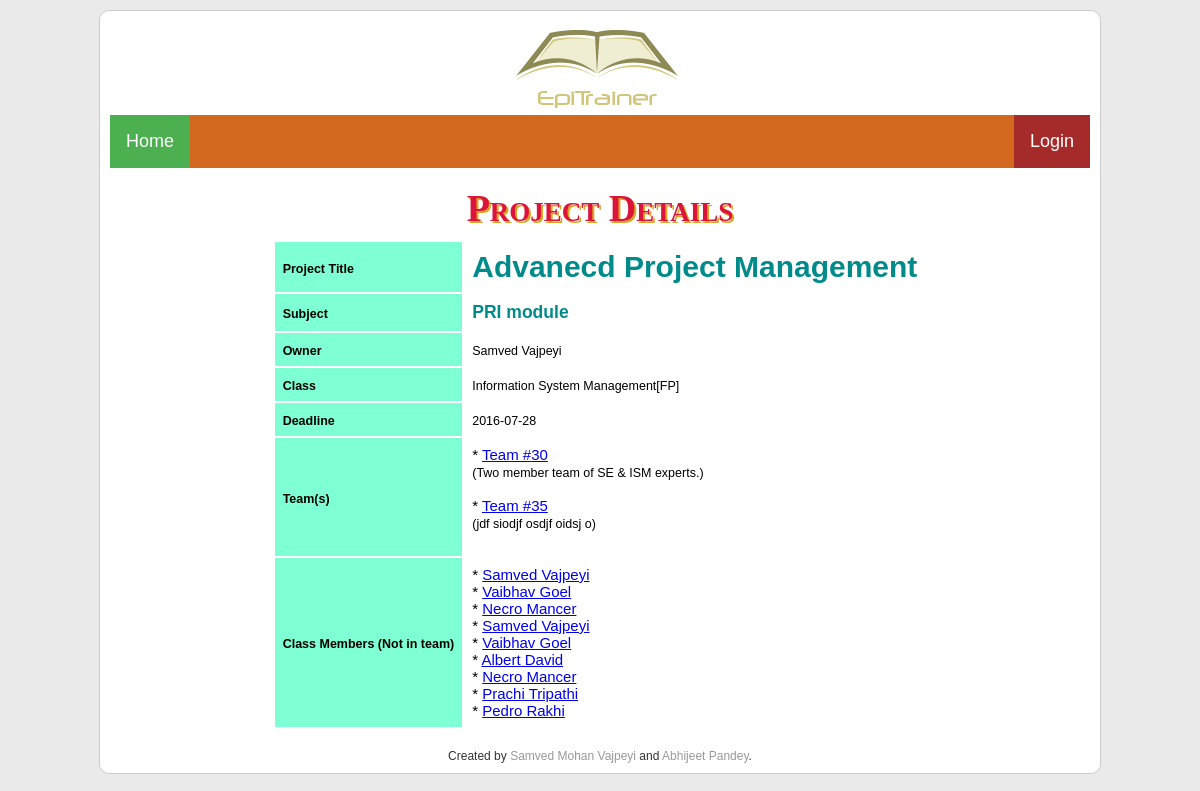
Page /EpiTrainer/project.php?pid=14 on the committed database.
### tables this page shows
CREATE TABLE `project` (
  `project_id` int(11) NOT NULL,
  `owner_id` int(11) NOT NULL,
  `class_id` int(11) NOT NULL,
  `title` varchar(255) NOT NULL,
  `created_at` datetime NOT NULL,
  `deadline` datetime NOT NULL,
  `subject` varchar(1024) NOT NULL
);

CREATE TABLE `person` (
  `person_id` int(11) NOT NULL,
  `first_name` varchar(45) NOT NULL,
  `last_name` varchar(45) NOT NULL,
  `address` varchar(45) NOT NULL,
  `zip_code` varchar(5) NOT NULL,
  `town` varchar(45) NOT NULL,
  `email` varchar(45) NOT NULL,
  `mobile_phone` varchar(10) NOT NULL,
  `phone` varchar(10) DEFAULT NULL,
  `is_trainer` tinyint(1) NOT NULL DEFAULT '0',
  `is_admin` tinyint(1) NOT NULL DEFAULT '0',
  `password` varchar(45) NOT NULL,
  `picture_location` varchar(45) DEFAULT NULL,
  `created_at` datetime NOT NULL,
  `confirmed_at` datetime DEFAULT NULL,
  `confirmation_token` varchar(45) DEFAULT NULL,
  `renew_password_token` varchar(45) DEFAULT NULL
);

CREATE TABLE `class` (
  `class_id` int(11) NOT NULL,
  `name` varchar(45) NOT NULL
);

CREATE TABLE `team` (
  `team_id` int(11) NOT NULL,
  `project_id` int(11) NOT NULL,
  `owner_id` int(11) NOT NULL,
  `created_at` datetime NOT NULL,
  `summary` varchar(45) DEFAULT NULL
);

CREATE TABLE `class_member` (
  `person_id` int(11) NOT NULL,
  `class_id` int(11) NOT NULL
);

### EpiTrainer/Model/ProjectModel.php (called while the page is built, shortened)
<?php
class ProjectModel {
  public static function get($project_id) {
    $db = DB::getConnection();
    $stmt = $db->prepare("SELECT * FROM `project` WHERE `project_id` = :project_id");
    $stmt->bindValue(":project_id", $project_id);
    $ok = $stmt->execute();
    if ($ok) {
      return $stmt->fetch(PDO::FETCH_ASSOC);
    }
    else{
      return false;
    }
  }
  public static function getTeamByProject($project_id) {
    $db = DB::getConnection();
    $stmt = $db->prepare("SELECT * FROM `team` WHERE `project_id` = :project_id");
    $stmt->bindValue(":project_id", $project_id);
    $stmt->execute();
    $team = $stmt->fetchAll();
      return $team;
  }
  public static function getName($person_id) {
    $db = DB::getConnection();
    $stmt = $db->prepare("SELECT * FROM `person` WHERE `person_id` = :person_id");
    $stmt->bindValue(":person_id", $person_id);
    $stmt->execute();
    $name = $stmt->fetch(PDO::FETCH_ASSOC);
    $val = $name['first_name'].' '.$name['last_name'];
    return $val;
  }
}
?>

### EpiTrainer/Model/ClassModel.php (called while the page is built, shortened)
<?php
class ClassModel {
  public static function get($class_id) {
    $db = DB::getConnection();
    $stmt = $db->prepare("SELECT * FROM `class` WHERE `class_id` = :class_id");
    $stmt->bindValue(":class_id", $class_id);
    $ok = $stmt->execute();
    if ($ok) {
      return $stmt->fetch(PDO::FETCH_ASSOC);
    }
    else{
      return false;
    }
  }
  public static function getClassMembers($class_id) {
    $db = DB::getConnection();
    $stmt = $db->prepare("SELECT * FROM `class_member` WHERE `class_id` = :class_id");
    $stmt->bindValue(":class_id", $class_id);
    $stmt->execute();
    $class = $stmt->fetchAll();
      return $class;
  }
}
?>

### EpiTrainer/Model/PersonModel.php (called while the page is built, shortened)
<?php
class PersonModel {
  public static function get($personId) {
    $db = DB::getConnection();
    $stmt = $db->prepare("SELECT * FROM `person` WHERE `person_id` = :person_id");
    $stmt->bindValue(":person_id", $personId);
    $ok = $stmt->execute();
    if ($ok) {
      return json_encode($stmt->fetch(PDO::FETCH_ASSOC));
    }
    else{
      return false;
    }
  }
  public static function AlreadyInTeam($person_id, $team_id) {
    $db = DB::getConnection();
    $sql = "SELECT *
              FROM `team_member`
              WHERE `team_id` = :team_id AND `student_id` = :person_id";
    $stmt = $db->prepare($sql);
    $stmt->bindValue(":team_id", $team_id);
    $stmt->bindValue(":person_id", $person_id);
    $stmt->execute();
    if ($stmt->fetchColumn()>=1) {
      return true;
    }
    else{
      return false;
    }
  }
}
?>

### EpiTrainer/project.php (the view, shortened to what this page needs)
<?php
include("View/header.php");
require_once("Model/ClassModel.php");
require_once("Model/ProjectModel.php");
?>
<h1 class="heading-top">Project Details</h1>
<div class="content">
<?php
  $project_id = $_GET['pid'];
  $project_details = ProjectModel::get($project_id);
  $class = ClassModel::get($project_details['class_id']);
  $owner_details = json_decode(PersonModel::get($project_details['owner_id']), true);
  $owner_name = $owner_details['first_name'].' '.$owner_details['last_name'];
  $title = $project_details['title'];
  $subject = $project_details['subject'];
  $class_name = $class['name'];
  $deadline = substr($project_details['deadline'], 0, 10);
  $project_teams = ProjectModel::getTeamByProject($project_id);
  $teams = '';
  $class_members1 = ClassModel::getClassMembers($project_details["class_id"]);
  $members1 = '';
  for($i=0; $i<count($project_teams); $i++){
        $teams .= '* <a href="team.php?tid=' .$project_teams[$i]['team_id']. '"> Team #' .$project_teams[$i]['team_id']. '</a>
              <br/><small>(' .$project_teams[$i]['summary']. ')</small><br/><br/>';
        for($j=0; $j<count($class_members1); $j++){
                if(!PersonModel::AlreadyInTeam($class_members1[$j]['person_id'], $project_teams[$i]['team_id'])){
                        $members1 .= '* <a href="profile.php?pid=' .$class_members1[$j]['person_id']. '">' .ProjectModel::getName($class_members1[$j]['person_id']). '</a><br/>';
                }
        }
  }
  print <<<END_FORM
  <center>
   <table class="StyledForm" style="text-align: left;">
      <tr>
        <th><small>Project Title</small></th>
        <td><h1>$title</h1></td>
      </tr>
      <tr>
        <th><small>Subject</small></th>
        <td><h3>$subject</h3></td>
      </tr>
      <tr>
        <th><small>Owner</small></th>
        <td><small>$owner_name</small></td>
      </tr>
      <tr>
        <th><small>Class</small></th>
        <td><small>$class_name</small></td>
      </tr>
      <tr>
        <th><small>Deadline</small></th>
        <td><small>$deadline</small></td>
      </tr>
      <tr>
        <th><small>Team(s)</small></th>
        <td>$teams</td>
      </tr>
      <tr>
        <th><small>Class Members (Not in team)</small></th>
        <td>$members1</td>
      </tr>
    </table>
  </center>
END_FORM;
?>
</div>
<?php
include("View/footer.php");
?>

### EpiTrainer/VIew/header.php (shortened to what this page needs)
<?php
require_once('Model/PersonModel.php');
if(isset($_SESSION['isLoggedIn'])){
    $person = json_decode(PersonModel::get($_SESSION['isLoggedIn']['person_id']), true);
    ?>
    <!DOCTYPE html>
    <html>
    <head>
    <meta http-equiv="Content-Type" content="text/html; charset=utf-8" />
    <title>EpiTrainer | By Samved Vajpeyi</title>
    <link rel="stylesheet" href="css/style.css" />
    <script src="https://ajax.googleapis.com/ajax/libs/jquery/1.12.4/jquery.min.js"></script>
    </head>
    <body>
    <div class="container">
    <div class="header">
        <img src="images/logo.png" alt="EpiTrainer Logo" style="margin-left: 400px;" />
        <div class="main_title_header">
            <ul>
                <li><a id="li-home" class="active" href="index.php">Home</a></li>
                    <!-----------------------------------------------------
                    //SHOW MENUS FOR TRAINER OR STUDENT ACCORDINGLY
                    //----------------------------------------------------->
                    <?php if($person['is_trainer']=='1'){ ?>
                        <li><a id="li-addproject" href="add-project.php">New Project</a></li>
                        <li><a id="li-viewproject" href="view-project.php">Existing Projects</a></li>
                    <?php } else { ?>
                        <li><a id="li-addteam" href="add-team.php">New Team</a></li>
                        <li><a id="li-viewteam" href="view-team.php">Existing Teams</a></li>
                    <?php } ?>
                <li class="dropdown" style="float:right;background:brown;">
                    <a href="#" class="dropbtn">Hi, <?=$person['first_name']?>!</a>
                    <div class="dropdown-content">
                    <a href="profile.php?pid=<?=$_SESSION['isLoggedIn']['person_id']?>">My Profile</a>
                    <a href="logout.php">Logout</a>
                    </div>
                </li>
            </ul>
        </div>
    </div>
<?php
}
else{
?>
    <!DOCTYPE html>
    <html>
    <head>
    <link rel="stylesheet" href="css/style.css" />
    </head>
    <body>
    <div class="container">
    <div class="header">
        <img src="images/logo.png" alt="EpiTrainer Logo" style="margin-left: 400px;" />
        <div class="main_title_header">
            <ul>
                <li><a class="active" href="index.php">Home</a></li>
                <li style="float:right;background:brown;"><a href="login.php">Login</a></li>
            </ul>
        </div>
    </div>
<?php
}
?>

### EpiTrainer/VIew/footer.php
        <div class="footer">
            Created by <a href="#">Samved Mohan Vajpeyi</a> and <a href="#">Abhijeet Pandey</a>.
        </div>
    </div>
</body>
</html>

### EpiTrainer/css/style.css (style rules this page uses)
* { margin: 0; padding: 0; }
body { padding: 10px; background: #eaeaea; text-align: center; font-family: arial; font-size: 12px; color: #333333; }
.container { width: 1000px; height: auto; background: #ffffff; border: 1px solid #cccccc; border-radius: 10px; margin: auto; text-align: left; }
.header { padding: 10px; }
.header ul { list-style-type: none; margin: -10px; padding: 0; overflow: hidden; background-color: chocolate; }
.header li { float: left; }
.header li a, .dropbtn { display: inline-block; color: white; text-align: center; padding: 14px 16px; text-decoration: none; }
.header .active { background-color: #4CAF50; }
.heading-top { text-align: center; font-family: fantasy; font-size: 38px; margin-top: 8px; color: crimson; font-variant: small-caps; font-weight: bolder; text-shadow: 2px 2px goldenrod; }
.main_title_header { background: chocolate; color: #ffffff; padding: 10px; font-size: 18px; line-height: 25px; }
.content { padding: 10px; min-height: 400px; text-align: center; }
.footer { padding: 10px; text-align: center; }
.footer a { color: #999999; text-decoration: none; }
h1 { color: darkcyan; }
.StyledForm { font-size: 15px; color: black; }
.StyledForm th { padding: 8px; background:aquamarine; font-weight: bolder; }
.StyledForm td { padding: 8px; }
.StyledForm h1, h2, h3 { color: darkcyan; }

### rows in the picture
project: title "Advanecd Project Management", subject "PRI module", deadline "2016-07-28"
person: owner_name "Samved Vajpeyi"
class: name "Information System Management[FP]"
team: team_id "30", summary "Two member team of SE & ISM experts."
team: team_id "35", summary "jdf siodjf osdjf oidsj o"
class_member: person.last_name "Samved Vajpeyi"
class_member: person.last_name "Vaibhav Goel"
class_member: person.last_name "Necro Mancer"
class_member: person.last_name "Albert David"
class_member: person.last_name "Prachi Tripathi"
class_member: person.last_name "Pedro Rakhi"
